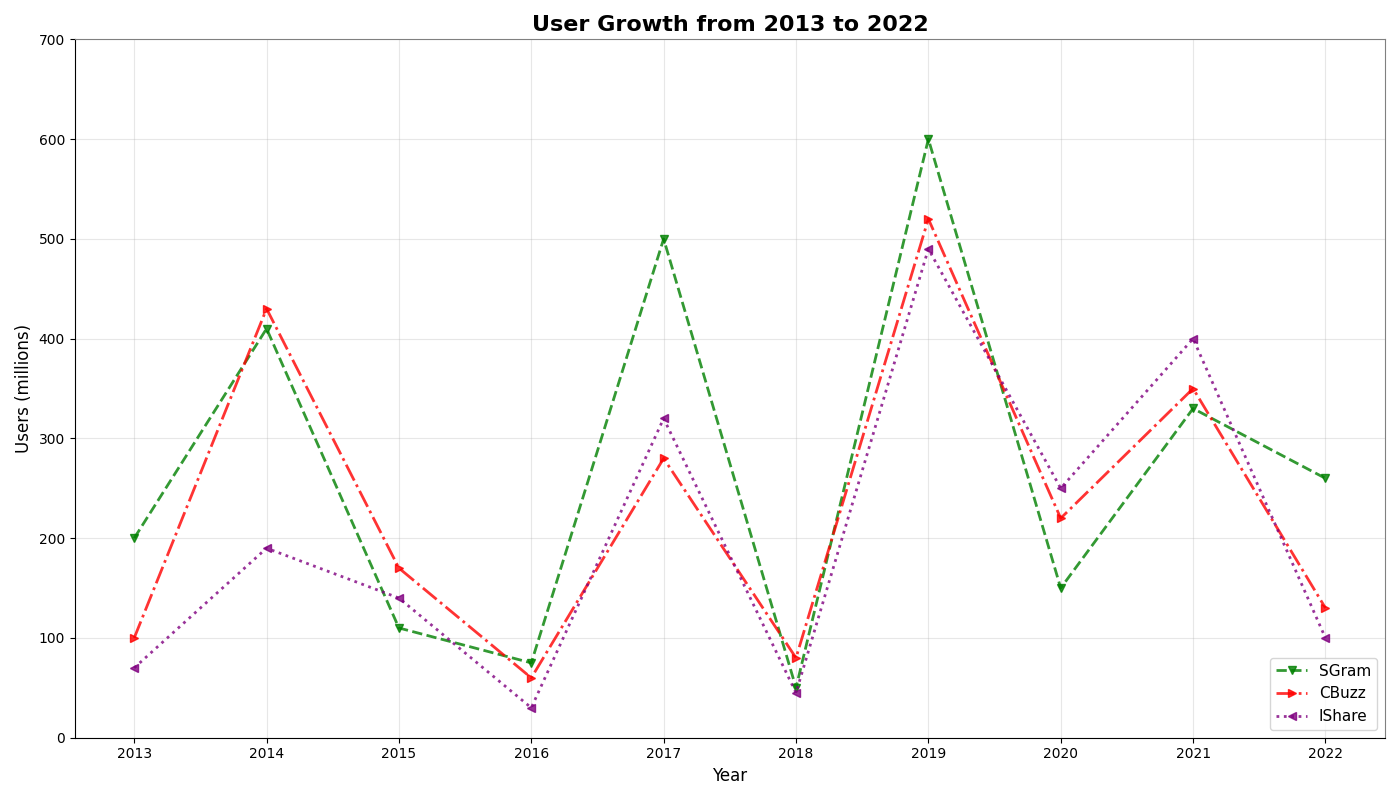

This chart was generated by the following Python code:
import matplotlib.pyplot as plt
import numpy as np

years = np.arange(2013, 2023)

socialgram_users = [200, 410, 110, 75, 500, 50, 600, 150, 330, 260]
chatbuzz_users = [100, 430, 170, 60, 280, 80, 520, 220, 350, 130]
imageshare_users = [70, 190, 140, 30, 320, 45, 490, 250, 400, 100]

fig, ax = plt.subplots(figsize=(14, 8))

# Change colors, marker types, and line styles
ax.plot(years, socialgram_users, label='SGram', marker='v', linestyle='--', linewidth=2.0, color='green', alpha=0.8)
ax.plot(years, chatbuzz_users, label='CBuzz', marker='>', linestyle='-.', linewidth=2.0, color='red', alpha=0.8)
ax.plot(years, imageshare_users, label='IShare', marker='<', linestyle=':', linewidth=2.0, color='purple', alpha=0.8)

ax.set_xlabel('Year', fontsize=12)
ax.set_ylabel('Users (millions)', fontsize=12)
ax.set_title('User Growth from 2013 to 2022', fontsize=16, fontweight='bold')

ax.set_xticks(years)
ax.set_yticks(np.arange(0, 800, 100))
# Modify grid style
ax.grid(True, linestyle='-', alpha=0.3)
# Keep all spines visible and add varying colors
ax.spines['top'].set_color('grey')
ax.spines['right'].set_color('grey')
ax.legend(loc='lower right', fontsize=11)

plt.tight_layout()
plt.show()
